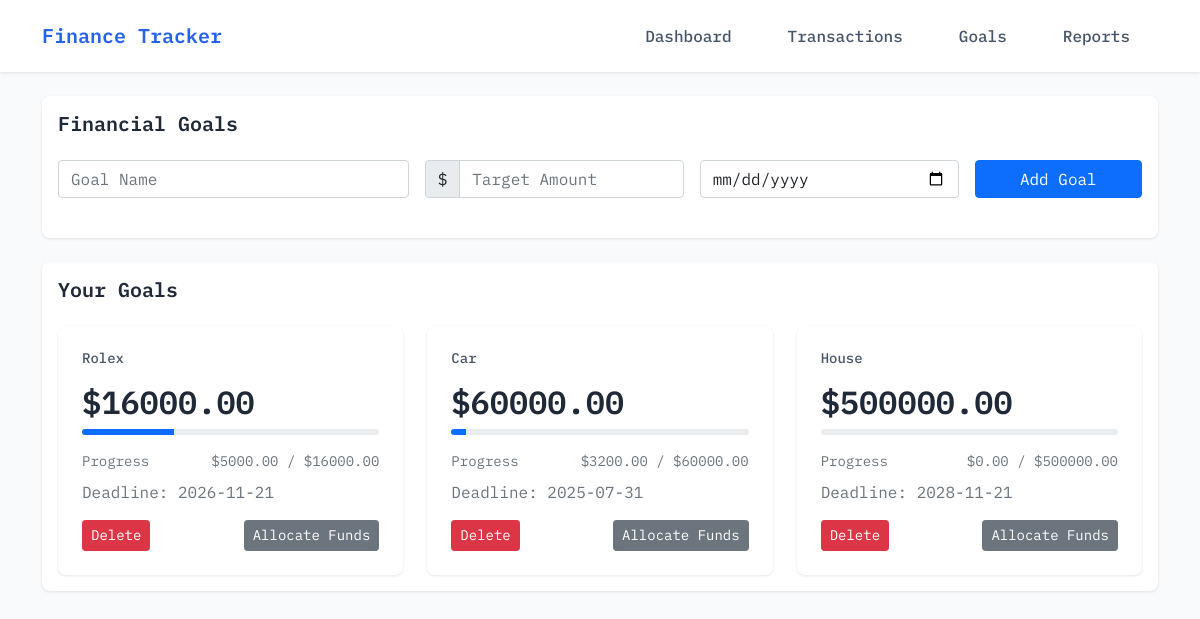
The app's page /goals, older data.
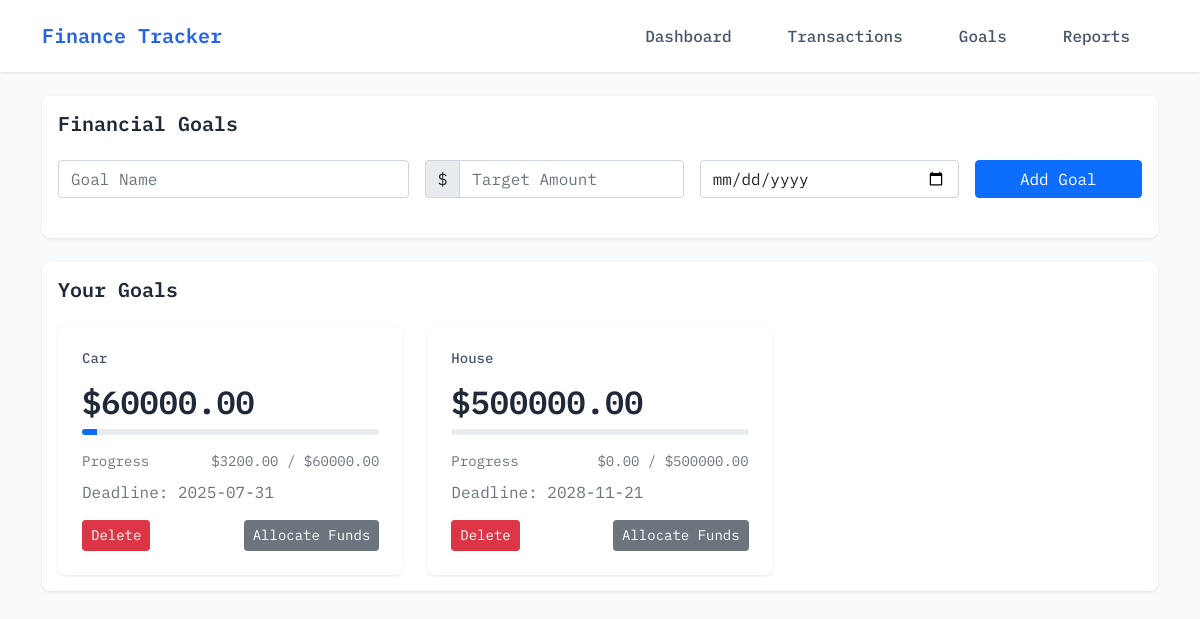
The same page, newer data.
### models.py (models this page shows, shortened)
class Goal(db.Model):
    __tablename__ = 'goals'
    id = db.Column(db.Integer, primary_key=True)
    name = db.Column(db.String(100), nullable=False)
    target_amount = db.Column(db.Float, nullable=False)
    current_amount = db.Column(db.Float, default=0, nullable=False)
    deadline = db.Column(db.Date, nullable=False)

### routes.py (the view, shortened to what this page needs)
    @app.route('/goals', methods=['GET', 'POST'])
    def goals():
        goals = Goal.query.all()
        return render_template('goals.html', goals=goals)

### templates/goals.html (shortened to what this page needs)
{% extends "layout.html" %}
{% block content %}
<div class="row g-4">
    <div class="col-12">
        <div class="card">
            <div class="card-body">
                <h2 class="section-title mb-4">Financial Goals</h2>
                <form method="POST" action="{{ url_for('goals') }}" class="mb-4">
                    <div class="row g-3">
                        <div class="col-md-4">
                            <input type="text" class="form-control" name="name" placeholder="Goal Name" required>
                        </div>
                        <div class="col-md-3">
                            <div class="input-group">
                                <span class="input-group-text">$</span>
                                <input type="number" class="form-control" name="target_amount" placeholder="Target Amount" required>
                            </div>
                        </div>
                        <div class="col-md-3">
                            <input type="date" class="form-control" name="deadline" required>
                        </div>
                        <div class="col-md-2">
                            <button type="submit" class="btn btn-primary w-100">Add Goal</button>
                        </div>
                    </div>
                </form>
            </div>
        </div>
    </div>
    <div class="col-12">
        <div class="card">
            <div class="card-body">
                <h2 class="section-title mb-4">Your Goals</h2>
                <div class="row g-4">
                    {% for goal in goals %}
                    <div class="col-md-6 col-lg-4">
                        <div class="stats-card h-100">
                            <h3 class="stats-label mb-3">{{ goal.name }}</h3>
                            <div class="stats-value mb-2">${{ "%.2f"|format(goal.target_amount) }}</div>
                            <div class="progress mb-3" style="height: 6px;">
                                <div class="progress-bar bg-primary" role="progressbar"
                                     style="width: {{ (goal.current_amount / goal.target_amount * 100)|round|int }}%"></div>
                            </div>
                            <div class="d-flex justify-content-between mb-2">
                                <small class="text-muted">Progress</small>
                                <small class="text-muted">${{ "%.2f"|format(goal.current_amount) }} / ${{ "%.2f"|format(goal.target_amount) }}</small>
                            </div>
                            <div class="text-muted mb-3">
                                Deadline: {{ goal.deadline.strftime('%Y-%m-%d') }}
                            </div>
                            <div class="d-flex justify-content-between">
                                <form method="POST" action="{{ url_for('delete_goal', goal_id=goal.id) }}">
                                    <button type="submit" class="btn btn-danger btn-sm">Delete</button>
                                </form>
                                <button type="button" class="btn btn-secondary btn-sm" data-bs-toggle="modal" data-bs-target="#allocateModal{{ goal.id }}">Allocate Funds</button>
                            </div>
                        </div>
                    </div>
                    {% endfor %}
                </div>
            </div>
        </div>
    </div>
</div>
{% endblock %}

Row changes from the older to the newer data that the page shows:
removed Goal: name "Rolex", target_amount "16000.00", current_amount "5000.00", deadline "2026-11-21"
